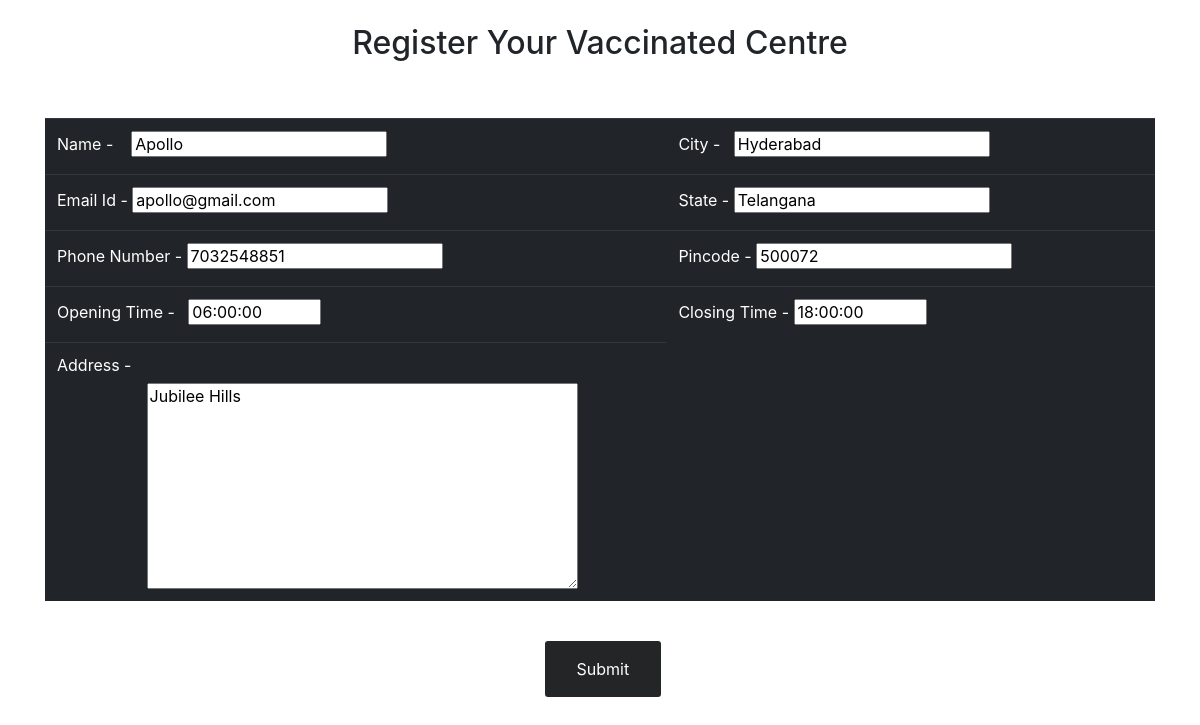
Page /vc/register/2/ on the committed database.
### C19V/models.py (models this page shows, shortened)
class TestCentre(models.Model):
    user = models.OneToOneField(User,on_delete=CASCADE)
    name = models.CharField(max_length=50,null=True)
    email = models.EmailField(max_length=25,null=True)
    phone_no =models.CharField(max_length=10,null=True)
    address = models.TextField(max_length=128,null=True)
    city = models.CharField(max_length=50,null=True)
    state = models.CharField(max_length=50,null=True)
    pincode = models.CharField(max_length=6,null=True)
    active_time_from = models.TimeField(null=True) #From
    active_time_to = models.TimeField(null=True)   #To

### C19V/views.py (the view)
# urls.py: path('vc/register/<str:user>/',views.registerCentre,name='create_centre'),                  # to add details of vaccination centre
def registerCentre(request,user):
    user1 = User.objects.get(id=user)
    centre = models.TestCentre.objects.get(user=user1)
    form = forms.TestCentreForm(instance=centre)
    if request.method == 'POST':
        form = forms.TestCentreForm(request.POST,instance=centre)
        if form.is_valid():
            form.save()
            return redirect('loginvc')
    dic = {'form':form}
    return render(request,'registercentre.html',dic)

### C19V/forms.py
class TestCentreForm(ModelForm):
    class Meta:
        model = models.TestCentre
        fields='__all__'
        labels={
            'phone_no':('Phone Number'),
            'email':('Email ID'),
            'active_time_from':('Active From'),
            'active_time_to':('Active Till')
        }
        widgets={
            'active_time_from': widgets.AdminTimeWidget(),
            'active_time_to': widgets.AdminTimeWidget(),
        }

### C19V/templates/registercentre.html (shortened to what this page needs)
{% load static %}
<link rel="stylesheet-+69" href='{% static "css/registercentre.css" %}'>
<link rel="stylesheet" href="https://maxcdn.bootstrapcdn.com/bootstrap/4.0.0/css/bootstrap.min.css"
>
{% if update %}
    <br><h2 style="text-align:center;">Edit Profile Details</h2><br><br>
{% else %}
    <br><h2 style="text-align:center;">Register Your Vaccinated Centre</h2><br><br>
{% endif %}
<div class="container">
    <form action="" method="POST">
    <table class="table table-dark table-hover">
        <tbody>
            <tr>
                <td><label for="name">Name - &nbsp&nbsp</label>
                {{ form.name }}</td>
                <td><label for="city">City - &nbsp</label>
                    {{ form.city }}</td>
            </tr>
            <tr>
                <td><label for="email">Email Id - </label>
                {{ form.email }}</td>
                <td><label for="state">State - </label>
                    {{ form.state }}</td>
            </tr>
            <tr>
                <td><label for="phone_no">Phone Number - </label>
                {{ form.phone_no }}</td>
                <td><label for="pincode">Pincode - </label>
                    {{ form.pincode }}</td>
            </tr>
            <tr>
                <td>
                    <label for="active_time_from">Opening Time - &nbsp</label>
                    {{ form.active_time_from }}
                </td>
                <td>
                    <label for="active_time_to">Closing Time - </label>
                    {{ form.active_time_to }}
                </td>
            </tr>
            <tr>
                <td><label for="address">Address - &nbsp</label><div style="width:50%;margin-left: 15%;">{{ form.address }}</div></td>
            </tr>
        </tbody>
    </table><br>
    <input style=" background-color: #242526;
      border: none;
      color: white;
      padding: 16px 32px;
      text-decoration: none;
      margin-left: 45%;
      cursor: pointer;border-radius:3px;"type='submit' name='Submit'>
</form>
</div>

### rows in the picture
TestCentre: name "Apollo", city "Hyderabad", email "apollo@gmail.com", state "Telangana", phone_no "7032548851", pincode "500072", active_time_from "06:00:00", active_time_to "18:00:00", address "Jubilee Hills"
